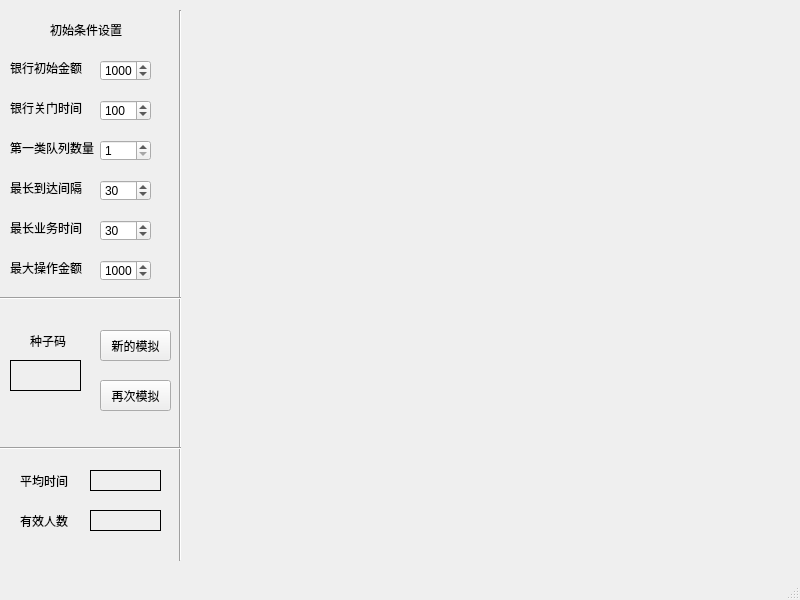
<?xml version="1.0" encoding="UTF-8"?>
<ui version="4.0">
 <class>MainWindow</class>
 <widget class="QMainWindow" name="MainWindow">
  <property name="geometry">
   <rect>
    <x>0</x>
    <y>0</y>
    <width>800</width>
    <height>600</height>
   </rect>
  </property>
  <property name="windowTitle">
   <string>Bank</string>
  </property>
  <widget class="QWidget" name="centralwidget">
   <widget class="QLabel" name="default_setting">
    <property name="geometry">
     <rect>
      <x>50</x>
      <y>20</y>
      <width>81</width>
      <height>20</height>
     </rect>
    </property>
    <property name="text">
     <string>初始条件设置</string>
    </property>
   </widget>
   <widget class="QLabel" name="bm_L">
    <property name="geometry">
     <rect>
      <x>10</x>
      <y>60</y>
      <width>81</width>
      <height>16</height>
     </rect>
    </property>
    <property name="text">
     <string>银行初始金额</string>
    </property>
   </widget>
   <widget class="QLabel" name="cl_L">
    <property name="geometry">
     <rect>
      <x>10</x>
      <y>100</y>
      <width>81</width>
      <height>16</height>
     </rect>
    </property>
    <property name="text">
     <string>银行关门时间</string>
    </property>
   </widget>
   <widget class="QLabel" name="qAn_L">
    <property name="geometry">
     <rect>
      <x>10</x>
      <y>140</y>
      <width>91</width>
      <height>16</height>
     </rect>
    </property>
    <property name="text">
     <string>第一类队列数量</string>
    </property>
   </widget>
   <widget class="QLabel" name="mx_i_L">
    <property name="geometry">
     <rect>
      <x>10</x>
      <y>180</y>
      <width>91</width>
      <height>16</height>
     </rect>
    </property>
    <property name="text">
     <string>最长到达间隔</string>
    </property>
   </widget>
   <widget class="QLabel" name="mx_d_L">
    <property name="geometry">
     <rect>
      <x>10</x>
      <y>220</y>
      <width>91</width>
      <height>16</height>
     </rect>
    </property>
    <property name="text">
     <string>最长业务时间</string>
    </property>
   </widget>
   <widget class="QLabel" name="mx_m_L">
    <property name="geometry">
     <rect>
      <x>10</x>
      <y>260</y>
      <width>91</width>
      <height>16</height>
     </rect>
    </property>
    <property name="text">
     <string>最大操作金额</string>
    </property>
   </widget>
   <widget class="QSpinBox" name="qAn_T">
    <property name="geometry">
     <rect>
      <x>100</x>
      <y>140</y>
      <width>51</width>
      <height>21</height>
     </rect>
    </property>
    <property name="minimum">
     <number>1</number>
    </property>
   </widget>
   <widget class="QSpinBox" name="bm_T">
    <property name="geometry">
     <rect>
      <x>100</x>
      <y>60</y>
      <width>51</width>
      <height>21</height>
     </rect>
    </property>
    <property name="minimum">
     <number>0</number>
    </property>
    <property name="maximum">
     <number>1000000</number>
    </property>
    <property name="value">
     <number>1000</number>
    </property>
   </widget>
   <widget class="QSpinBox" name="ct_T">
    <property name="geometry">
     <rect>
      <x>100</x>
      <y>100</y>
      <width>51</width>
      <height>21</height>
     </rect>
    </property>
    <property name="minimum">
     <number>5</number>
    </property>
    <property name="maximum">
     <number>10000</number>
    </property>
    <property name="value">
     <number>100</number>
    </property>
   </widget>
   <widget class="QSpinBox" name="mx_i_T">
    <property name="geometry">
     <rect>
      <x>100</x>
      <y>180</y>
      <width>51</width>
      <height>21</height>
     </rect>
    </property>
    <property name="minimum">
     <number>5</number>
    </property>
    <property name="maximum">
     <number>1000</number>
    </property>
    <property name="value">
     <number>30</number>
    </property>
   </widget>
   <widget class="QSpinBox" name="mx_d_T">
    <property name="geometry">
     <rect>
      <x>100</x>
      <y>220</y>
      <width>51</width>
      <height>21</height>
     </rect>
    </property>
    <property name="minimum">
     <number>5</number>
    </property>
    <property name="maximum">
     <number>1000</number>
    </property>
    <property name="value">
     <number>30</number>
    </property>
   </widget>
   <widget class="QSpinBox" name="mx_m_T">
    <property name="geometry">
     <rect>
      <x>100</x>
      <y>260</y>
      <width>51</width>
      <height>21</height>
     </rect>
    </property>
    <property name="minimum">
     <number>1</number>
    </property>
    <property name="maximum">
     <number>1000000</number>
    </property>
    <property name="value">
     <number>1000</number>
    </property>
   </widget>
   <widget class="QPushButton" name="startBut">
    <property name="geometry">
     <rect>
      <x>100</x>
      <y>380</y>
      <width>71</width>
      <height>31</height>
     </rect>
    </property>
    <property name="text">
     <string>再次模拟</string>
    </property>
   </widget>
   <widget class="Line" name="line">
    <property name="geometry">
     <rect>
      <x>170</x>
      <y>10</y>
      <width>21</width>
      <height>551</height>
     </rect>
    </property>
    <property name="orientation">
     <enum>Qt::Vertical</enum>
    </property>
   </widget>
   <widget class="QLabel" name="output_ave">
    <property name="geometry">
     <rect>
      <x>90</x>
      <y>470</y>
      <width>71</width>
      <height>21</height>
     </rect>
    </property>
    <property name="frameShape">
     <enum>QFrame::Box</enum>
    </property>
    <property name="text">
     <string/>
    </property>
   </widget>
   <widget class="QLabel" name="output_ave_L">
    <property name="geometry">
     <rect>
      <x>20</x>
      <y>470</y>
      <width>51</width>
      <height>21</height>
     </rect>
    </property>
    <property name="text">
     <string>平均时间</string>
    </property>
   </widget>
   <widget class="Line" name="line_2">
    <property name="geometry">
     <rect>
      <x>0</x>
      <y>290</y>
      <width>181</width>
      <height>16</height>
     </rect>
    </property>
    <property name="orientation">
     <enum>Qt::Horizontal</enum>
    </property>
   </widget>
   <widget class="Line" name="line_3">
    <property name="geometry">
     <rect>
      <x>0</x>
      <y>440</y>
      <width>181</width>
      <height>16</height>
     </rect>
    </property>
    <property name="orientation">
     <enum>Qt::Horizontal</enum>
    </property>
   </widget>
   <widget class="QLabel" name="output_num_L">
    <property name="geometry">
     <rect>
      <x>20</x>
      <y>510</y>
      <width>51</width>
      <height>21</height>
     </rect>
    </property>
    <property name="text">
     <string>有效人数</string>
    </property>
   </widget>
   <widget class="QLabel" name="output_num">
    <property name="geometry">
     <rect>
      <x>90</x>
      <y>510</y>
      <width>71</width>
      <height>21</height>
     </rect>
    </property>
    <property name="frameShape">
     <enum>QFrame::Box</enum>
    </property>
    <property name="text">
     <string/>
    </property>
   </widget>
   <widget class="QLabel" name="seed_l">
    <property name="geometry">
     <rect>
      <x>30</x>
      <y>330</y>
      <width>71</width>
      <height>21</height>
     </rect>
    </property>
    <property name="text">
     <string>种子码</string>
    </property>
   </widget>
   <widget class="QPushButton" name="random_but">
    <property name="geometry">
     <rect>
      <x>100</x>
      <y>330</y>
      <width>71</width>
      <height>31</height>
     </rect>
    </property>
    <property name="text">
     <string>新的模拟</string>
    </property>
   </widget>
   <widget class="QLabel" name="seed">
    <property name="geometry">
     <rect>
      <x>10</x>
      <y>360</y>
      <width>71</width>
      <height>31</height>
     </rect>
    </property>
    <property name="frameShape">
     <enum>QFrame::Box</enum>
    </property>
    <property name="text">
     <string/>
    </property>
   </widget>
  </widget>
  <widget class="QMenuBar" name="menubar">
   <property name="geometry">
    <rect>
     <x>0</x>
     <y>0</y>
     <width>800</width>
     <height>21</height>
    </rect>
   </property>
  </widget>
  <widget class="QStatusBar" name="statusbar"/>
 </widget>
 <resources/>
 <connections/>
</ui>
